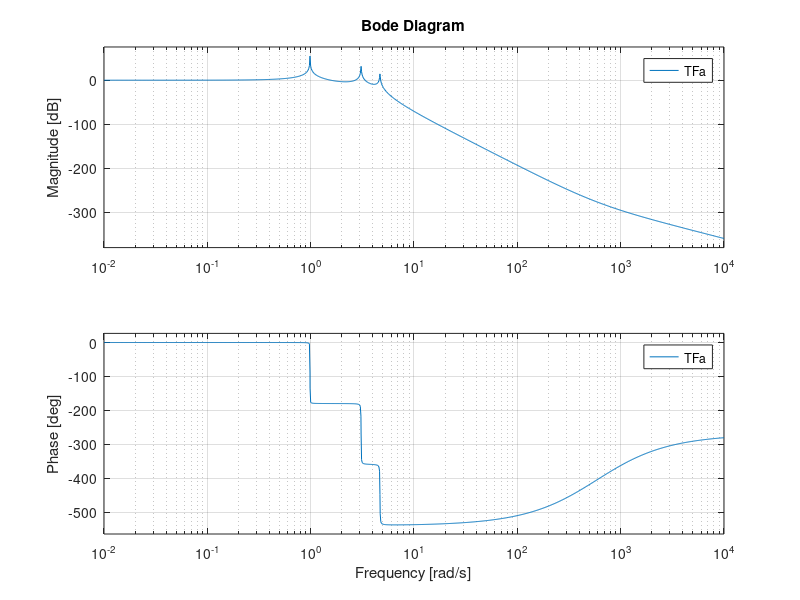
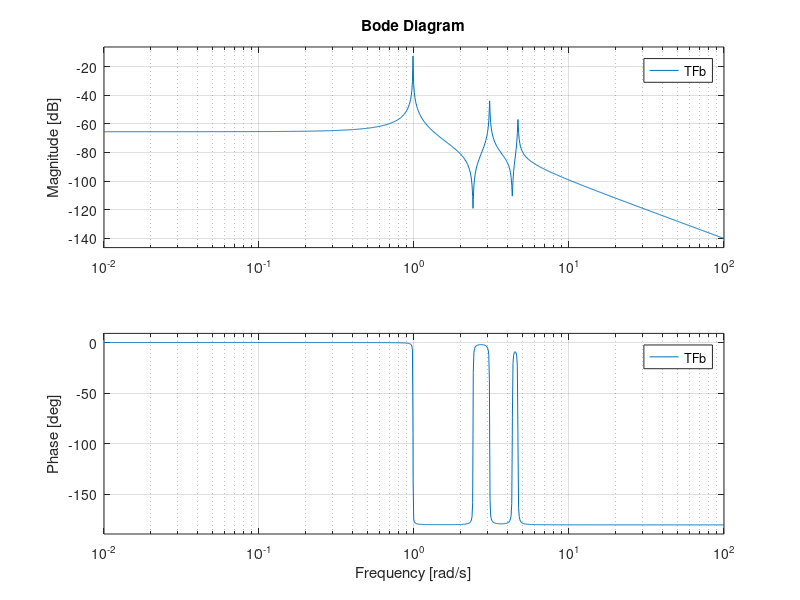

The MATLAB source for these figures, in order:
% MAE 144 HW1
%% Problem 9.7 a)
clear
close all
clc

b3_bar = 0.000001;
b2_bar = 0.0018240;
b1_bar = 1.0706;
b0_bar = 201.40;

a5 = 0.05;
a4 = 32.361;
a3 = 0.76881;
a2 = 237.95;
a1 = 1.0706;
a0 = 201.40;

figure(1)
num = [b3_bar, b2_bar, b1_bar, b0_bar];
den = [1 a5 a4 a3 a2 a1 a0];
TFa = tf(num, den);
P1 = pole(TFa)
bode(TFa)
grid on

%% Problem 9.7 b)

b4 = .001;
b3 = .00004; 
b2 = .024320;
b1 = .00036480;
b0 = .10706;

figure(2)
num = [b4, b3, b2, b1, b0];
den = [1 a5 a4 a3 a2 a1 a0];
TFb = tf(num, den);
P2 = pole(TFb)
bode(TFb)
grid on